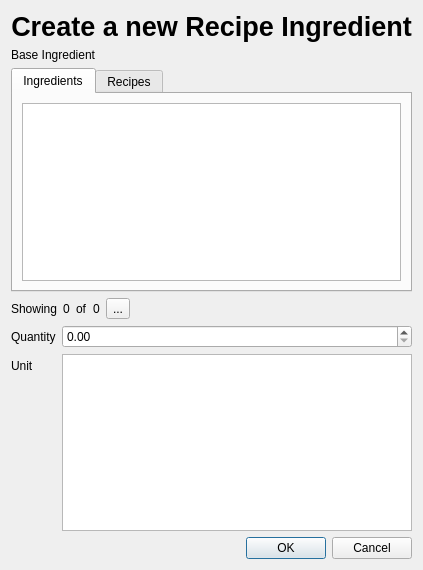
<?xml version="1.0" encoding="UTF-8"?>
<ui version="4.0">
 <class>RecipeIngredientForm</class>
 <widget class="QDialog" name="RecipeIngredientForm">
  <property name="geometry">
   <rect>
    <x>0</x>
    <y>0</y>
    <width>401</width>
    <height>570</height>
   </rect>
  </property>
  <property name="windowTitle">
   <string>Dialog</string>
  </property>
  <layout class="QVBoxLayout" name="verticalLayout_2">
   <item>
    <widget class="QLabel" name="label">
     <property name="font">
      <font>
       <pointsize>20</pointsize>
       <bold>true</bold>
      </font>
     </property>
     <property name="text">
      <string>Create a new Recipe Ingredient</string>
     </property>
     <property name="alignment">
      <set>Qt::AlignmentFlag::AlignCenter</set>
     </property>
    </widget>
   </item>
   <item>
    <layout class="QVBoxLayout" name="verticalLayout">
     <item>
      <widget class="QLabel" name="label_2">
       <property name="toolTip">
        <string>You can choose either a raw ingredient or another existing recipe as the basis for your ingredient.</string>
       </property>
       <property name="text">
        <string>Base Ingredient</string>
       </property>
      </widget>
     </item>
     <item>
      <widget class="QTabWidget" name="tabWidget">
       <property name="currentIndex">
        <number>0</number>
       </property>
       <property name="usesScrollButtons">
        <bool>false</bool>
       </property>
       <widget class="QWidget" name="ingredients">
        <attribute name="title">
         <string>Ingredients</string>
        </attribute>
        <layout class="QVBoxLayout" name="verticalLayout_3">
         <item>
          <widget class="QListView" name="ingredientsView"/>
         </item>
        </layout>
       </widget>
       <widget class="QWidget" name="recipes">
        <attribute name="title">
         <string>Recipes</string>
        </attribute>
        <layout class="QVBoxLayout" name="verticalLayout_4">
         <item>
          <widget class="QListView" name="recipesView"/>
         </item>
        </layout>
       </widget>
      </widget>
     </item>
     <item>
      <layout class="QHBoxLayout" name="horizontalLayout">
       <item>
        <widget class="QLabel" name="countLabel">
         <property name="text">
          <string>Showing</string>
         </property>
        </widget>
       </item>
       <item>
        <widget class="QLabel" name="loadedCountIndicator">
         <property name="text">
          <string notr="true">0</string>
         </property>
        </widget>
       </item>
       <item>
        <widget class="QLabel" name="countLabel_2">
         <property name="text">
          <string>of</string>
         </property>
        </widget>
       </item>
       <item>
        <widget class="QLabel" name="totalCountIndicator">
         <property name="text">
          <string notr="true">0</string>
         </property>
        </widget>
       </item>
       <item>
        <widget class="QToolButton" name="loadMoreButton">
         <property name="text">
          <string>...</string>
         </property>
         <property name="icon">
          <iconset theme="QIcon::ThemeIcon::ObjectRotateRight"/>
         </property>
        </widget>
       </item>
       <item>
        <spacer name="horizontalSpacer">
         <property name="orientation">
          <enum>Qt::Orientation::Horizontal</enum>
         </property>
         <property name="sizeHint" stdset="0">
          <size>
           <width>40</width>
           <height>20</height>
          </size>
         </property>
        </spacer>
       </item>
      </layout>
     </item>
    </layout>
   </item>
   <item>
    <layout class="QFormLayout" name="formLayout">
     <item row="0" column="0">
      <widget class="QLabel" name="quantityLabel">
       <property name="text">
        <string>Quantity</string>
       </property>
      </widget>
     </item>
     <item row="0" column="1">
      <widget class="QDoubleSpinBox" name="quantityEdit"/>
     </item>
     <item row="1" column="0">
      <widget class="QLabel" name="unitLabel">
       <property name="text">
        <string>Unit</string>
       </property>
      </widget>
     </item>
     <item row="1" column="1">
      <widget class="QListWidget" name="unitList"/>
     </item>
    </layout>
   </item>
   <item>
    <widget class="QDialogButtonBox" name="buttonBox">
     <property name="layoutDirection">
      <enum>Qt::LayoutDirection::LeftToRight</enum>
     </property>
     <property name="orientation">
      <enum>Qt::Orientation::Horizontal</enum>
     </property>
     <property name="standardButtons">
      <set>QDialogButtonBox::StandardButton::Cancel|QDialogButtonBox::StandardButton::Ok</set>
     </property>
    </widget>
   </item>
  </layout>
 </widget>
 <resources/>
 <connections>
  <connection>
   <sender>buttonBox</sender>
   <signal>accepted()</signal>
   <receiver>RecipeIngredientForm</receiver>
   <slot>accept()</slot>
   <hints>
    <hint type="sourcelabel">
     <x>248</x>
     <y>254</y>
    </hint>
    <hint type="destinationlabel">
     <x>157</x>
     <y>274</y>
    </hint>
   </hints>
  </connection>
  <connection>
   <sender>buttonBox</sender>
   <signal>rejected()</signal>
   <receiver>RecipeIngredientForm</receiver>
   <slot>reject()</slot>
   <hints>
    <hint type="sourcelabel">
     <x>316</x>
     <y>260</y>
    </hint>
    <hint type="destinationlabel">
     <x>286</x>
     <y>274</y>
    </hint>
   </hints>
  </connection>
 </connections>
</ui>
